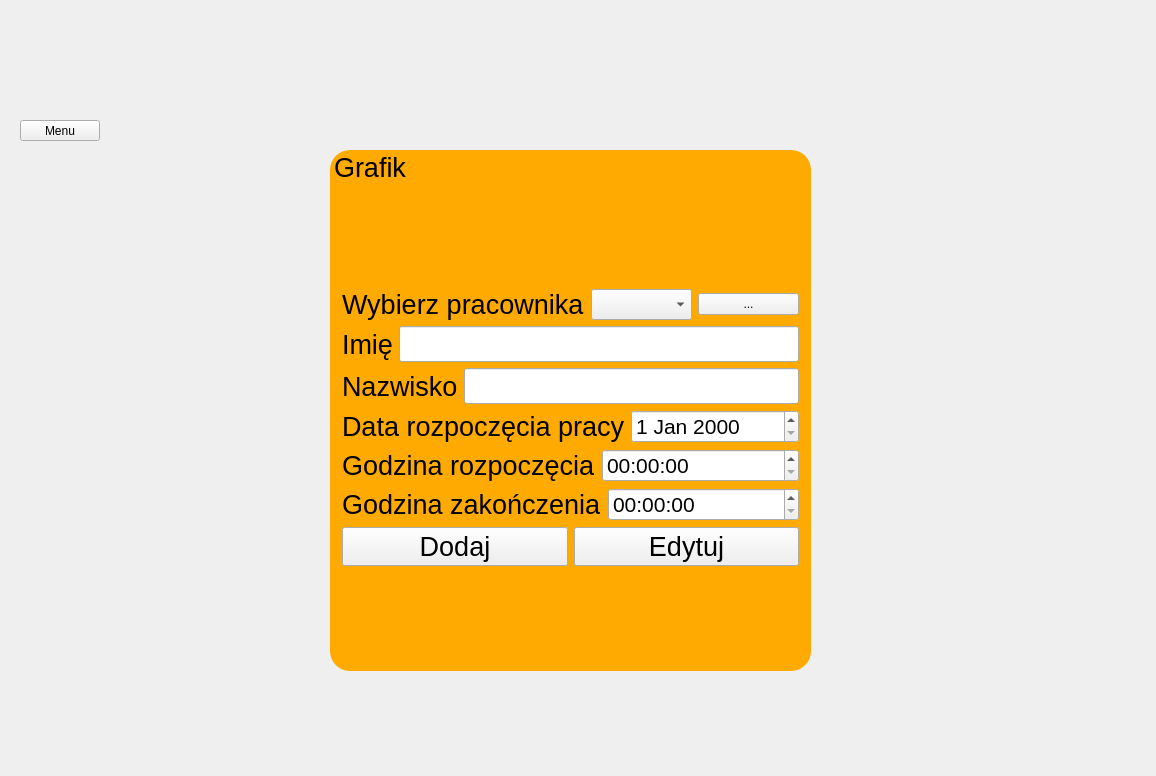
<?xml version="1.0" encoding="UTF-8"?>
<ui version="4.0">
 <class>Regworktime</class>
 <widget class="QWidget" name="Regworktime">
  <property name="geometry">
   <rect>
    <x>0</x>
    <y>0</y>
    <width>1156</width>
    <height>776</height>
   </rect>
  </property>
  <property name="windowTitle">
   <string>Regworktime</string>
  </property>
  <property name="windowIcon">
   <iconset resource="resources.qrc">
    <normaloff>:/img/resources/icon.png</normaloff>:/img/resources/icon.png</iconset>
  </property>
  <widget class="QStackedWidget" name="stackedWidget">
   <property name="geometry">
    <rect>
     <x>0</x>
     <y>100</y>
     <width>1161</width>
     <height>681</height>
    </rect>
   </property>
   <property name="styleSheet">
    <string notr="true">#stackedWidget{
	
	border-image: url(:/img/resources/background.jpg);
}</string>
   </property>
   <property name="currentIndex">
    <number>4</number>
   </property>
   <widget class="QWidget" name="loginPage">
    <widget class="QWidget" name="securityIcon" native="true">
     <property name="geometry">
      <rect>
       <x>380</x>
       <y>140</y>
       <width>321</width>
       <height>231</height>
      </rect>
     </property>
     <property name="styleSheet">
      <string notr="true">#securityIcon{
	
	border-image: url(:/img/resources/security.png);
}</string>
     </property>
    </widget>
    <widget class="QGroupBox" name="loginForm">
     <property name="geometry">
      <rect>
       <x>390</x>
       <y>380</y>
       <width>311</width>
       <height>231</height>
      </rect>
     </property>
     <property name="font">
      <font>
       <pointsize>10</pointsize>
      </font>
     </property>
     <property name="contextMenuPolicy">
      <enum>Qt::NoContextMenu</enum>
     </property>
     <property name="styleSheet">
      <string notr="true">#loginForm{
	
	background:rgb(255,170,0);
	border-radius: 20px;
	

}</string>
     </property>
     <property name="title">
      <string>Logowanie</string>
     </property>
     <layout class="QVBoxLayout" name="verticalLayout_5">
      <property name="sizeConstraint">
       <enum>QLayout::SetDefaultConstraint</enum>
      </property>
      <item>
       <layout class="QVBoxLayout" name="verticalLayout_6">
        <item>
         <widget class="QLabel" name="label_3">
          <property name="font">
           <font>
            <pointsize>14</pointsize>
           </font>
          </property>
          <property name="text">
           <string>Nazwa użytkownika</string>
          </property>
          <property name="alignment">
           <set>Qt::AlignCenter</set>
          </property>
         </widget>
        </item>
        <item>
         <widget class="QLineEdit" name="UserloginField"/>
        </item>
       </layout>
      </item>
      <item>
       <layout class="QVBoxLayout" name="verticalLayout_7">
        <property name="sizeConstraint">
         <enum>QLayout::SetFixedSize</enum>
        </property>
        <item>
         <widget class="QLabel" name="Pasword_label_2">
          <property name="font">
           <font>
            <pointsize>16</pointsize>
           </font>
          </property>
          <property name="text">
           <string>Hasło</string>
          </property>
          <property name="alignment">
           <set>Qt::AlignCenter</set>
          </property>
         </widget>
        </item>
        <item>
         <widget class="QLineEdit" name="PasswordField">
          <property name="echoMode">
           <enum>QLineEdit::Password</enum>
          </property>
         </widget>
        </item>
        <item>
         <layout class="QVBoxLayout" name="verticalLayout_8"/>
        </item>
       </layout>
      </item>
      <item>
       <widget class="QPushButton" name="LoginButton">
        <property name="font">
         <font>
          <pointsize>14</pointsize>
         </font>
        </property>
        <property name="styleSheet">
         <string notr="true">#loginButton2{
	color: white;
background-color: #27a9e3;
border-width:0px;
border-radius: 4px;
}

#loginButto2n:hover{

background-color: #66c011;

}</string>
        </property>
        <property name="text">
         <string>Zaloguj</string>
        </property>
       </widget>
      </item>
      <item>
       <widget class="QLabel" name="databaseStatus">
        <property name="font">
         <font>
          <pointsize>12</pointsize>
         </font>
        </property>
        <property name="text">
         <string>[+]status</string>
        </property>
       </widget>
      </item>
     </layout>
    </widget>
   </widget>
   <widget class="QWidget" name="menuPage">
    <widget class="QPushButton" name="editemployee_Button">
     <property name="geometry">
      <rect>
       <x>370</x>
       <y>260</y>
       <width>201</width>
       <height>161</height>
      </rect>
     </property>
     <property name="font">
      <font>
       <pointsize>16</pointsize>
      </font>
     </property>
     <property name="styleSheet">
      <string notr="true">#editemployee_Button{
	
	
	border-image: url(:/img/resources/edit_worker.png);
	
}</string>
     </property>
     <property name="text">
      <string>Edytuj pracownika</string>
     </property>
    </widget>
    <widget class="QPushButton" name="addemployee_Button">
     <property name="geometry">
      <rect>
       <x>150</x>
       <y>260</y>
       <width>201</width>
       <height>161</height>
      </rect>
     </property>
     <property name="font">
      <font>
       <pointsize>16</pointsize>
      </font>
     </property>
     <property name="styleSheet">
      <string notr="true">#addemployee_Button{
	
	
	border-image: url(:/img/resources/add_worker.png);
	
}</string>
     </property>
     <property name="text">
      <string>Dodaj pracownika</string>
     </property>
    </widget>
    <widget class="QPushButton" name="schedule_Button">
     <property name="geometry">
      <rect>
       <x>590</x>
       <y>260</y>
       <width>201</width>
       <height>161</height>
      </rect>
     </property>
     <property name="font">
      <font>
       <pointsize>16</pointsize>
      </font>
     </property>
     <property name="styleSheet">
      <string notr="true">#schedule_Button{
	
	border-image: url(:/img/resources/schedule.png);
	
}</string>
     </property>
     <property name="text">
      <string>Grafik</string>
     </property>
    </widget>
    <widget class="QPushButton" name="presence_Button">
     <property name="geometry">
      <rect>
       <x>810</x>
       <y>260</y>
       <width>201</width>
       <height>161</height>
      </rect>
     </property>
     <property name="font">
      <font>
       <pointsize>16</pointsize>
      </font>
     </property>
     <property name="styleSheet">
      <string notr="true">#presence_Button{
	
	border-image: url(:/img/resources/worker_presence.png);
	
}</string>
     </property>
     <property name="text">
      <string>Obecność</string>
     </property>
    </widget>
    <widget class="QPushButton" name="reportButton">
     <property name="geometry">
      <rect>
       <x>490</x>
       <y>440</y>
       <width>201</width>
       <height>161</height>
      </rect>
     </property>
     <property name="font">
      <font>
       <pointsize>16</pointsize>
      </font>
     </property>
     <property name="styleSheet">
      <string notr="true">#reportButton{
	
	
	border-image: url(:/img/resources/report.png);
	
}</string>
     </property>
     <property name="text">
      <string>Raporty</string>
     </property>
    </widget>
    <widget class="QPushButton" name="LogoutButton">
     <property name="geometry">
      <rect>
       <x>20</x>
       <y>10</y>
       <width>91</width>
       <height>31</height>
      </rect>
     </property>
     <property name="text">
      <string>Wyloguj</string>
     </property>
    </widget>
   </widget>
   <widget class="QWidget" name="addemployeePage">
    <widget class="QGroupBox" name="formAddemployee">
     <property name="geometry">
      <rect>
       <x>420</x>
       <y>200</y>
       <width>361</width>
       <height>461</height>
      </rect>
     </property>
     <property name="font">
      <font>
       <pointsize>16</pointsize>
      </font>
     </property>
     <property name="styleSheet">
      <string notr="true">#formAddemployee{
	background:rgb(255,170,0);
	border-radius: 20px;
	
}</string>
     </property>
     <property name="title">
      <string>Dodaj pracownika</string>
     </property>
     <widget class="QWidget" name="employeeaddIcon" native="true">
      <property name="geometry">
       <rect>
        <x>40</x>
        <y>40</y>
        <width>281</width>
        <height>181</height>
       </rect>
      </property>
      <property name="styleSheet">
       <string notr="true">#employeeaddIcon{
	
	
	border-image: url(:/img/resources/add_worker.png);
}</string>
      </property>
     </widget>
     <widget class="QWidget" name="layoutWidget_3">
      <property name="geometry">
       <rect>
        <x>10</x>
        <y>230</y>
        <width>344</width>
        <height>181</height>
       </rect>
      </property>
      <layout class="QVBoxLayout" name="verticalLayout_3">
       <item>
        <layout class="QHBoxLayout" name="horizontalLayout_5">
         <item>
          <widget class="QLabel" name="labelName">
           <property name="font">
            <font>
             <pointsize>16</pointsize>
            </font>
           </property>
           <property name="text">
            <string>Imię</string>
           </property>
          </widget>
         </item>
         <item>
          <widget class="QLineEdit" name="fieldName"/>
         </item>
        </layout>
       </item>
       <item>
        <layout class="QHBoxLayout" name="horizontalLayout_12">
         <item>
          <widget class="QLabel" name="labelSurname">
           <property name="font">
            <font>
             <pointsize>16</pointsize>
            </font>
           </property>
           <property name="text">
            <string>Nazwisko</string>
           </property>
          </widget>
         </item>
         <item>
          <widget class="QLineEdit" name="fieldSurname"/>
         </item>
        </layout>
       </item>
       <item>
        <layout class="QHBoxLayout" name="horizontalLayout_13">
         <item>
          <widget class="QLabel" name="labelPhone">
           <property name="font">
            <font>
             <pointsize>16</pointsize>
            </font>
           </property>
           <property name="text">
            <string>Telefon</string>
           </property>
          </widget>
         </item>
         <item>
          <widget class="QLineEdit" name="fieldPhone"/>
         </item>
        </layout>
       </item>
       <item>
        <layout class="QHBoxLayout" name="horizontalLayout_14">
         <item>
          <widget class="QLabel" name="labelDateofemployment">
           <property name="font">
            <font>
             <pointsize>16</pointsize>
            </font>
           </property>
           <property name="text">
            <string>Data zatrudnienia</string>
           </property>
          </widget>
         </item>
         <item>
          <widget class="QDateEdit" name="fieldDate">
           <property name="displayFormat">
            <string>yyyy-MM-dd</string>
           </property>
          </widget>
         </item>
        </layout>
       </item>
      </layout>
     </widget>
     <widget class="QPushButton" name="buttonAddEmployee">
      <property name="geometry">
       <rect>
        <x>101</x>
        <y>420</y>
        <width>161</width>
        <height>31</height>
       </rect>
      </property>
      <property name="styleSheet">
       <string notr="true">#buttonAddEmployee{
	color: white;
background-color: #27a9e3;
border-width:0px;
border-radius: 4px;
}

#buttonAddEmployee:hover{

background-color: #66c011;

}</string>
      </property>
      <property name="text">
       <string>Dodaj</string>
      </property>
     </widget>
    </widget>
    <widget class="QPushButton" name="backtoMenufromaddEmployee">
     <property name="geometry">
      <rect>
       <x>30</x>
       <y>20</y>
       <width>91</width>
       <height>31</height>
      </rect>
     </property>
     <property name="text">
      <string>Menu</string>
     </property>
    </widget>
   </widget>
   <widget class="QWidget" name="editemployeePage">
    <widget class="QGroupBox" name="formEditemployee">
     <property name="geometry">
      <rect>
       <x>410</x>
       <y>190</y>
       <width>461</width>
       <height>461</height>
      </rect>
     </property>
     <property name="font">
      <font>
       <pointsize>16</pointsize>
      </font>
     </property>
     <property name="styleSheet">
      <string notr="true">#formEditemployee{
	background:rgb(255,170,0);
	border-radius: 20px;
	
}</string>
     </property>
     <property name="title">
      <string>Edytuj pracownika</string>
     </property>
     <widget class="QWidget" name="employeeeditIcon" native="true">
      <property name="geometry">
       <rect>
        <x>80</x>
        <y>40</y>
        <width>281</width>
        <height>181</height>
       </rect>
      </property>
      <property name="styleSheet">
       <string notr="true">#employeeeditIcon{
	
	border-image: url(:/img/resources/edit_worker.png);
}</string>
      </property>
     </widget>
     <widget class="QWidget" name="layoutWidget_4">
      <property name="geometry">
       <rect>
        <x>10</x>
        <y>230</y>
        <width>421</width>
        <height>194</height>
       </rect>
      </property>
      <layout class="QVBoxLayout" name="verticalLayout_4">
       <item>
        <layout class="QHBoxLayout" name="horizontalLayout">
         <item>
          <widget class="QLabel" name="label">
           <property name="font">
            <font>
             <pointsize>16</pointsize>
            </font>
           </property>
           <property name="text">
            <string>Wybierz pracownika</string>
           </property>
          </widget>
         </item>
         <item>
          <widget class="QComboBox" name="GetEmployeeComboBox">
           <property name="editable">
            <bool>false</bool>
           </property>
          </widget>
         </item>
        </layout>
       </item>
       <item>
        <layout class="QHBoxLayout" name="horizontalLayout_2">
         <item>
          <widget class="QLabel" name="idLabel">
           <property name="font">
            <font>
             <pointsize>16</pointsize>
            </font>
           </property>
           <property name="text">
            <string>ID</string>
           </property>
          </widget>
         </item>
         <item>
          <widget class="QLineEdit" name="idLineEdit">
           <property name="readOnly">
            <bool>true</bool>
           </property>
          </widget>
         </item>
        </layout>
       </item>
       <item>
        <layout class="QHBoxLayout" name="horizontalLayout_15">
         <item>
          <widget class="QLabel" name="labelName_2">
           <property name="font">
            <font>
             <pointsize>16</pointsize>
            </font>
           </property>
           <property name="text">
            <string>Imię</string>
           </property>
          </widget>
         </item>
         <item>
          <widget class="QLineEdit" name="fieldeditName"/>
         </item>
        </layout>
       </item>
       <item>
        <layout class="QHBoxLayout" name="horizontalLayout_16">
         <item>
          <widget class="QLabel" name="labelSurname_2">
           <property name="font">
            <font>
             <pointsize>16</pointsize>
            </font>
           </property>
           <property name="text">
            <string>Nazwisko</string>
           </property>
          </widget>
         </item>
         <item>
          <widget class="QLineEdit" name="fieldeditSurname"/>
         </item>
        </layout>
       </item>
       <item>
        <layout class="QHBoxLayout" name="horizontalLayout_17">
         <item>
          <widget class="QLabel" name="labelPhone_2">
           <property name="font">
            <font>
             <pointsize>16</pointsize>
            </font>
           </property>
           <property name="text">
            <string>Telefon</string>
           </property>
          </widget>
         </item>
         <item>
          <widget class="QLineEdit" name="fieldeditPhone"/>
         </item>
        </layout>
       </item>
       <item>
        <layout class="QHBoxLayout" name="horizontalLayout_18">
         <item>
          <widget class="QLabel" name="labelDateofemployment_2">
           <property name="font">
            <font>
             <pointsize>16</pointsize>
            </font>
           </property>
           <property name="text">
            <string>Data zatrudnienia</string>
           </property>
          </widget>
         </item>
         <item>
          <widget class="QDateEdit" name="fieldeditDate">
           <property name="displayFormat">
            <string>yyyy-MM-dd</string>
           </property>
          </widget>
         </item>
        </layout>
       </item>
      </layout>
     </widget>
     <widget class="QPushButton" name="buttonEditEmployee">
      <property name="geometry">
       <rect>
        <x>150</x>
        <y>430</y>
        <width>161</width>
        <height>21</height>
       </rect>
      </property>
      <property name="styleSheet">
       <string notr="true">#buttonEditEmployee{
	color: white;
background-color: #27a9e3;
border-width:0px;
border-radius: 4px;
}

#buttonEditEmployee:hover{

background-color: #66c011;

}</string>
      </property>
      <property name="text">
       <string>Edytuj</string>
      </property>
     </widget>
     <widget class="QPushButton" name="GetEmployeeListButton">
      <property name="geometry">
       <rect>
        <x>440</x>
        <y>240</y>
        <width>16</width>
        <height>21</height>
       </rect>
      </property>
      <property name="text">
       <string>...</string>
      </property>
     </widget>
    </widget>
    <widget class="QPushButton" name="backToMenuFromEditEmployee">
     <property name="geometry">
      <rect>
       <x>30</x>
       <y>10</y>
       <width>80</width>
       <height>21</height>
      </rect>
     </property>
     <property name="text">
      <string>Menu</string>
     </property>
    </widget>
   </widget>
   <widget class="QWidget" name="schedulePage">
    <widget class="QPushButton" name="backToMenuFromSchedule">
     <property name="geometry">
      <rect>
       <x>20</x>
       <y>20</y>
       <width>80</width>
       <height>21</height>
      </rect>
     </property>
     <property name="text">
      <string>Menu</string>
     </property>
    </widget>
    <widget class="QGroupBox" name="scheduleForm">
     <property name="geometry">
      <rect>
       <x>330</x>
       <y>50</y>
       <width>481</width>
       <height>521</height>
      </rect>
     </property>
     <property name="font">
      <font>
       <pointsize>20</pointsize>
      </font>
     </property>
     <property name="styleSheet">
      <string notr="true">#scheduleForm{
	background:rgb(255,170,0);
	border-radius: 20px;
	
}</string>
     </property>
     <property name="title">
      <string>Grafik</string>
     </property>
     <layout class="QVBoxLayout" name="verticalLayout_2">
      <item>
       <layout class="QVBoxLayout" name="verticalLayout">
        <item>
         <layout class="QHBoxLayout" name="horizontalLayout_8">
          <item>
           <widget class="QLabel" name="label_5">
            <property name="font">
             <font>
              <pointsize>20</pointsize>
             </font>
            </property>
            <property name="text">
             <string>Wybierz pracownika</string>
            </property>
           </widget>
          </item>
          <item>
           <widget class="QComboBox" name="scheduleGetEmployeeList">
            <property name="font">
             <font>
              <pointsize>14</pointsize>
             </font>
            </property>
           </widget>
          </item>
          <item>
           <widget class="QPushButton" name="pushButton">
            <property name="text">
             <string>...</string>
            </property>
           </widget>
          </item>
         </layout>
        </item>
        <item>
         <layout class="QHBoxLayout" name="horizontalLayout_9">
          <item>
           <widget class="QLabel" name="label_6">
            <property name="font">
             <font>
              <pointsize>20</pointsize>
             </font>
            </property>
            <property name="text">
             <string>Imię</string>
            </property>
           </widget>
          </item>
          <item>
           <widget class="QLineEdit" name="lineEdit">
            <property name="font">
             <font>
              <pointsize>18</pointsize>
             </font>
            </property>
           </widget>
          </item>
         </layout>
        </item>
        <item>
         <layout class="QHBoxLayout" name="horizontalLayout_10">
          <item>
           <widget class="QLabel" name="label_7">
            <property name="font">
             <font>
              <pointsize>20</pointsize>
             </font>
            </property>
            <property name="text">
             <string>Nazwisko</string>
            </property>
           </widget>
          </item>
          <item>
           <widget class="QLineEdit" name="lineEdit_2">
            <property name="font">
             <font>
              <pointsize>18</pointsize>
             </font>
            </property>
           </widget>
          </item>
         </layout>
        </item>
        <item>
         <layout class="QHBoxLayout" name="horizontalLayout_3">
          <item>
           <widget class="QLabel" name="workStartDatelabel">
            <property name="font">
             <font>
              <pointsize>20</pointsize>
             </font>
            </property>
            <property name="text">
             <string>Data rozpoczęcia pracy</string>
            </property>
           </widget>
          </item>
          <item>
           <widget class="QDateEdit" name="workstartDate">
            <property name="font">
             <font>
              <pointsize>16</pointsize>
             </font>
            </property>
           </widget>
          </item>
         </layout>
        </item>
        <item>
         <layout class="QHBoxLayout" name="horizontalLayout_4">
          <item>
           <widget class="QLabel" name="label_2">
            <property name="font">
             <font>
              <pointsize>20</pointsize>
             </font>
            </property>
            <property name="text">
             <string>Godzina rozpoczęcia</string>
            </property>
           </widget>
          </item>
          <item>
           <widget class="QTimeEdit" name="workstartTime">
            <property name="font">
             <font>
              <pointsize>16</pointsize>
             </font>
            </property>
           </widget>
          </item>
         </layout>
        </item>
        <item>
         <layout class="QHBoxLayout" name="horizontalLayout_6">
          <item>
           <widget class="QLabel" name="label_4">
            <property name="font">
             <font>
              <pointsize>20</pointsize>
             </font>
            </property>
            <property name="text">
             <string>Godzina zakończenia</string>
            </property>
           </widget>
          </item>
          <item>
           <widget class="QTimeEdit" name="workendTime">
            <property name="font">
             <font>
              <pointsize>16</pointsize>
             </font>
            </property>
           </widget>
          </item>
         </layout>
        </item>
        <item>
         <layout class="QHBoxLayout" name="horizontalLayout_7">
          <item>
           <widget class="QPushButton" name="addSchedulebutton">
            <property name="font">
             <font>
              <pointsize>20</pointsize>
             </font>
            </property>
            <property name="text">
             <string>Dodaj</string>
            </property>
           </widget>
          </item>
          <item>
           <widget class="QPushButton" name="editSchedulebutton">
            <property name="font">
             <font>
              <pointsize>20</pointsize>
             </font>
            </property>
            <property name="text">
             <string>Edytuj</string>
            </property>
           </widget>
          </item>
         </layout>
        </item>
       </layout>
      </item>
     </layout>
    </widget>
   </widget>
   <widget class="QWidget" name="presencePage">
    <widget class="QPushButton" name="backToMenuFromPresence">
     <property name="geometry">
      <rect>
       <x>30</x>
       <y>10</y>
       <width>80</width>
       <height>21</height>
      </rect>
     </property>
     <property name="text">
      <string>Menu</string>
     </property>
    </widget>
    <widget class="QTableView" name="PresenceView">
     <property name="geometry">
      <rect>
       <x>180</x>
       <y>100</y>
       <width>761</width>
       <height>521</height>
      </rect>
     </property>
    </widget>
    <widget class="QPushButton" name="CheckPresenceButton">
     <property name="geometry">
      <rect>
       <x>470</x>
       <y>50</y>
       <width>181</width>
       <height>41</height>
      </rect>
     </property>
     <property name="text">
      <string>Sprawdź obecność</string>
     </property>
    </widget>
   </widget>
   <widget class="QWidget" name="reportPage">
    <widget class="QWidget" name="widget_report" native="true">
     <property name="geometry">
      <rect>
       <x>390</x>
       <y>190</y>
       <width>331</width>
       <height>231</height>
      </rect>
     </property>
     <property name="styleSheet">
      <string notr="true">#widget_report{
	
	border-image: url(:/img/resources/report.png);
}</string>
     </property>
    </widget>
    <widget class="QPushButton" name="backToMenuFromReport">
     <property name="geometry">
      <rect>
       <x>30</x>
       <y>20</y>
       <width>80</width>
       <height>21</height>
      </rect>
     </property>
     <property name="text">
      <string>Menu</string>
     </property>
    </widget>
   </widget>
  </widget>
  <widget class="QDockWidget" name="dockWidget">
   <property name="geometry">
    <rect>
     <x>570</x>
     <y>-20</y>
     <width>591</width>
     <height>81</height>
    </rect>
   </property>
   <widget class="QWidget" name="dockWidgetContents"/>
  </widget>
 </widget>
 <resources>
  <include location="resources.qrc"/>
 </resources>
 <connections/>
</ui>
